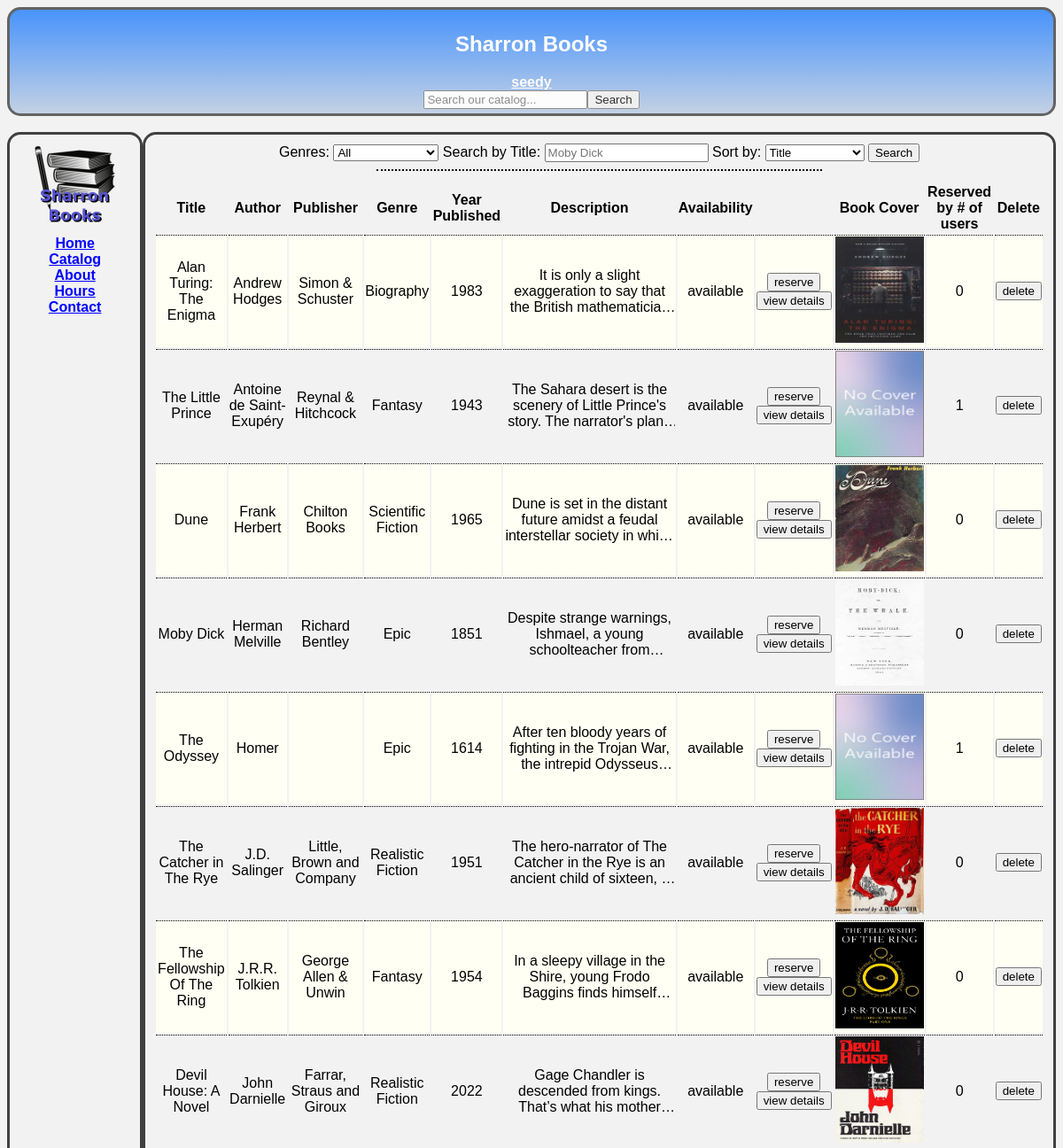
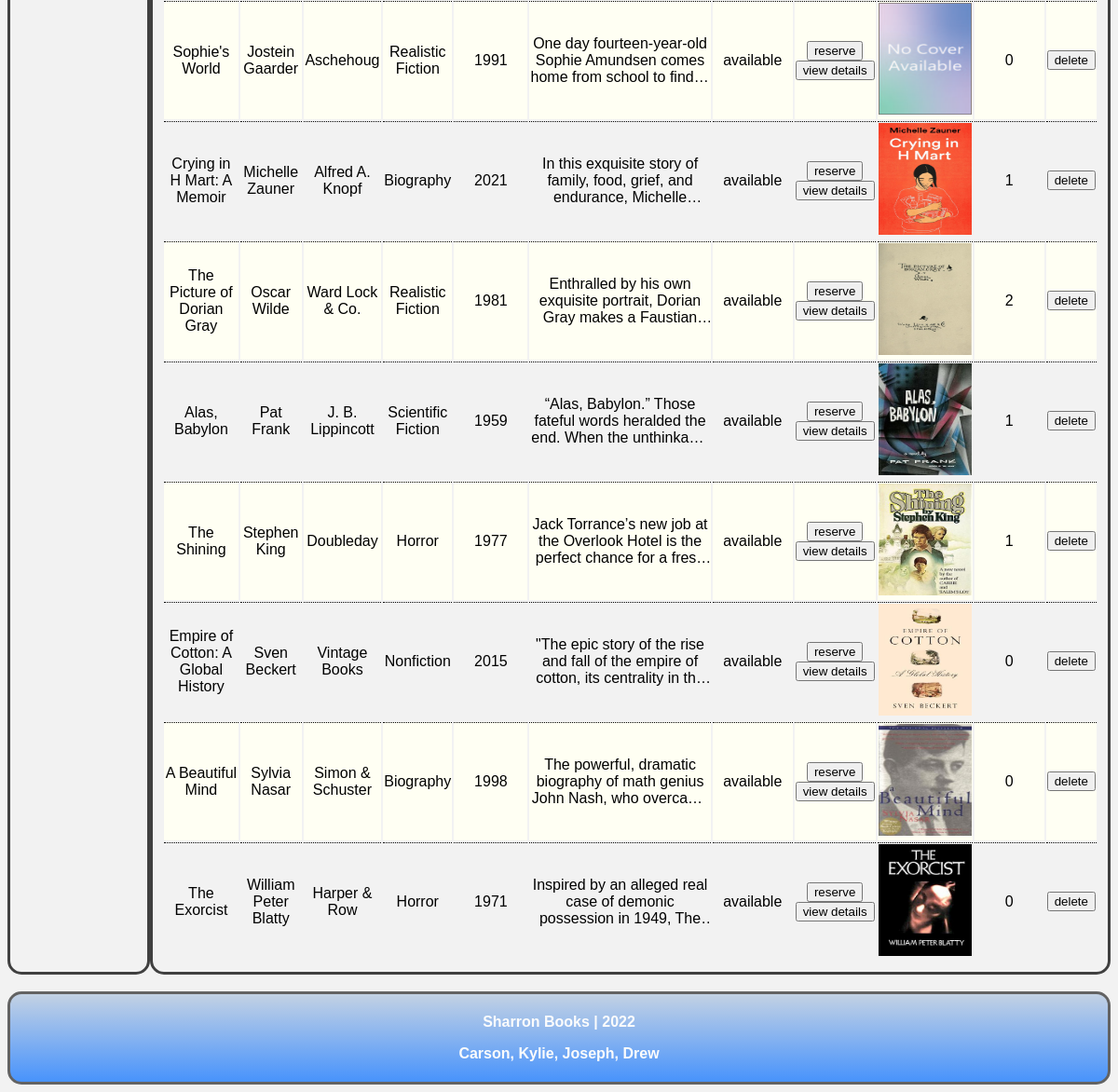
Screenshot of /catalog.php (signed in) with the database file from the repository (2 pictures, top to bottom).
### tables this page shows
CREATE TABLE `books` (
  `Title` varchar(255) NOT NULL,
  `Author` varchar(255) NOT NULL,
  `Publisher` varchar(255) NOT NULL,
  `Genre` varchar(255) NOT NULL,
  `YearPubbed` int(4) NOT NULL,
  `Description` text DEFAULT NULL,
  `BookID` decimal(13,0) NOT NULL,
  `CheckedOut` tinyint(1) NOT NULL DEFAULT 0,
  `ImageLocation` varchar(255) DEFAULT NULL
);

### includes/create-books-display.php (the view, shortened to what this page needs)
<?php
    function create_books_display($db,$sql)
    {
        $result = mysqli_query($db, $sql);
        $resultCheck = mysqli_num_rows($result);
        if ($resultCheck > 0)
        {
            if (isset($_SESSION['login_admin']) && $_SESSION['login_admin'] == "true")
            {
                $displayAdminColumns = "true";
            }
            else
            {
                $displayAdminColumns = "false";
            }
            echo "<table class=\"results-table\">";
            echo "<th> Title </th>";
            echo "<th> Author </th>";
            echo "<th> Publisher </th>";
            echo "<th> Genre </th>";
            echo "<th> Year Published </th>";
            echo "<th> Description </th>";
            echo "<th> Availability </th>";
            echo "<th>  </th>";
            echo "<th> Book Cover </th>";
            echo "<th> Reserved by # of users</th>";
            if ($displayAdminColumns == "true")
            {
                echo "<th> Delete </th>";
            }
            while ($row = mysqli_fetch_assoc($result))
            {
                echo "<tr class=\"dotted\">";
                echo "<td class=\"dotted\">";
                echo $row['Title'];
                echo "</td>";
                echo "<td class=\"dotted\">";
                echo $row['Author'];
                echo "</td>";
                echo "<td class=\"dotted\">";
                echo $row['Publisher'];
                echo "</td>";
                echo "<td class=\"dotted\">";
                echo $row['Genre'];
                echo "</td>";
                echo "<td class=\"dotted\">";
                echo $row['YearPubbed'];
                echo "</td>";
                echo "<td class=\"dotted\">";
                    echo "<p class=\"shorter-book-description\">";
                        echo $row['Description'];
                    echo "</p>";
                echo "</td>";
                echo "<td class=\"dotted\">";
                if ($row['CheckedOut'] == 0)
                {
                    echo "available";
                }
                else
                {
                    echo "unavailable";
                }
                echo "<td class=\"dotted\">";
                echo "<form action=\"reserve.php\" method=\"POST\">";
                echo "<input type=\"submit\" value=\"reserve\" name=\"reserve\">";
                echo "</form>";
                echo "<form action=\"details.php\" method=\"GET\">";
                echo "<input type=\"submit\" value=\"view details\" name=\"details\">";
                echo "</form>";
                echo "</td>";
                echo "<td class=\"dotted\">";
                echo "<img ";
                echo "src=\"images/covers/" . $row['ImageLocation'] . "\"";
                echo "onerror=\"if (this.src != 'images/covers/none.jpg') this.src = 'images/covers/none.jpg';\" ";
                echo "alt=\"" . $row['ImageLocation'] . "\"";
                echo "width=\"100\"";
                echo "height=\"120\"";
                echo ">";
                echo "</td>";
                echo "<td class=\"dotted\">";
                    $stmt = $db->prepare("SELECT UserID FROM bookreserve WHERE BookID=?");
                    $stmt->bind_param("d", $row['BookID']);
                    $stmt->execute();
                    $reservedResult = $stmt->get_result();
                    $numberReserved = $reservedResult->num_rows;
                    echo $numberReserved;
                echo "</td>";
                if ($displayAdminColumns == "true")
                {
                    echo "<td class=\"dotted\">";
                    echo "<form action=\"" . htmlspecialchars($_SERVER["PHP_SELF"]) . "\" method=\"POST\">";
                    echo "<input type=\"submit\" value=\"delete\" name=\"delete\">";
                    echo "</form>";
                    echo "</td>";
                }
            }
            echo "</table>";
        }
        else
        {
            echo "<h3 class = \"alert error\"> No results found for this query. </h3>";
        }
    }
?>

### css/main.css (style rules this page uses)
body { text-align: center; background-color: #F2F2F2; }
.shorter-book-description { overflow: hidden; display: -webkit-box; -webkit-line-clamp: 3; -webkit-box-orient: vertical; }
tr.dotted, td.dotted { border-top: 1px dotted black; }
table tr:nth-child(even) { background-color: #fffff3; }

### rows the page displays
books: Title "Alan Turing: The Enigma", Author "Andrew Hodges", Publisher "Simon & Schuster", Genre "Biography", YearPubbed "1983", Description "It is only a slight exaggeration to say that the British…", CheckedOut "available", ImageLocation (picture), numberReserved "0"
books: Title "The Little Prince", Author "Antoine de Saint-Exupéry", Publisher "Reynal & Hitchcock", Genre "Fantasy", YearPubbed "1943", Description "The Sahara desert is the scenery of Little Prince's story. The narrator's…", CheckedOut "available", numberReserved "1"
books: Title "Dune", Author "Frank Herbert", Publisher "Chilton Books", Genre "Scientific Fiction", YearPubbed "1965", Description "Dune is set in the distant future amidst a feudal interstellar society in…", CheckedOut "available", ImageLocation (picture), numberReserved "0"
books: Title "Moby Dick", Author "Herman Melville", Publisher "Richard Bentley", Genre "Epic", YearPubbed "1851", Description "Despite strange warnings, Ishmael, a young schoolteacher…", CheckedOut "available", ImageLocation (picture), numberReserved "0"
books: Title "The Odyssey", Author "Homer", Genre "Epic", YearPubbed "1614", Description "After ten bloody years of fighting in the Trojan War, the intrepid…", CheckedOut "available", numberReserved "1"
books: Title "The Catcher in The Rye", Author "J.D. Salinger", Publisher "Little, Brown and Company", Genre "Realistic Fiction", YearPubbed "1951", Description "The hero-narrator of The Catcher in the Rye is an ancient child of sixteen,…", CheckedOut "available", ImageLocation (picture), numberReserved "0"
books: Title "The Fellowship Of The Ring", Author "J.R.R. Tolkien", Publisher "George Allen & Unwin", Genre "Fantasy", YearPubbed "1954", Description "In a sleepy village in the Shire, young Frodo Baggins finds…", CheckedOut "available", ImageLocation (picture), numberReserved "0"
books: Title "Devil House: A Novel", Author "John Darnielle", Publisher "Farrar, Straus and Giroux", Genre "Realistic Fiction", YearPubbed "2022", Description "Gage Chandler is descended from kings. That’s what his…", CheckedOut "available", ImageLocation (picture), numberReserved "0"
books: Title "Sophie's World", Author "Jostein Gaarder", Publisher "Aschehoug", Genre "Realistic Fiction", YearPubbed "1991", Description "One day fourteen-year-old Sophie Amundsen comes home from school to find…", CheckedOut "available", numberReserved "0"
books: Title "Crying in H Mart: A Memoir", Author "Michelle Zauner", Publisher "Alfred A. Knopf", Genre "Biography", YearPubbed "2021", Description "In this exquisite story of family, food, grief, and endurance,…", CheckedOut "available", ImageLocation (picture), numberReserved "1"
books: Title "The Picture of Dorian Gray", Author "Oscar Wilde", Publisher "Ward Lock & Co.", Genre "Realistic Fiction", YearPubbed "1981", Description "Enthralled by his own exquisite portrait, Dorian Gray makes a…", CheckedOut "available", ImageLocation (picture), numberReserved "2"
books: Title "Alas, Babylon", Author "Pat Frank", Publisher "J. B. Lippincott", Genre "Scientific Fiction", YearPubbed "1959", Description "“Alas, Babylon.” Those fateful words heralded the end. When the…", CheckedOut "available", ImageLocation (picture), numberReserved "1"
books: Title "The Shining", Author "Stephen King", Publisher "Doubleday", Genre "Horror", YearPubbed "1977", Description "Jack Torrance’s new job at the Overlook Hotel is the perfect chance for a…", CheckedOut "available", ImageLocation (picture), numberReserved "1"
books: Title "Empire of Cotton: A Global History", Author "Sven Beckert", Publisher "Vintage Books", Genre "Nonfiction", YearPubbed "2015", Description "\"The epic story of the rise and fall of the empire of cotton, its centrality in…", CheckedOut "available", ImageLocation (picture), numberReserved "0"
books: Title "A Beautiful Mind", Author "Sylvia Nasar", Publisher "Simon & Schuster", Genre "Biography", YearPubbed "1998", Description "The powerful, dramatic biography of math genius John Nash, who…", CheckedOut "available", ImageLocation (picture), numberReserved "0"
books: Title "The Exorcist", Author "William Peter Blatty", Publisher "Harper & Row", Genre "Horror", YearPubbed "1971", Description "Inspired by an alleged real case of demonic possession in 1949,…", CheckedOut "available", ImageLocation (picture), numberReserved "0"

### other values shown
$_SESSION['login_username'] "seedy"
